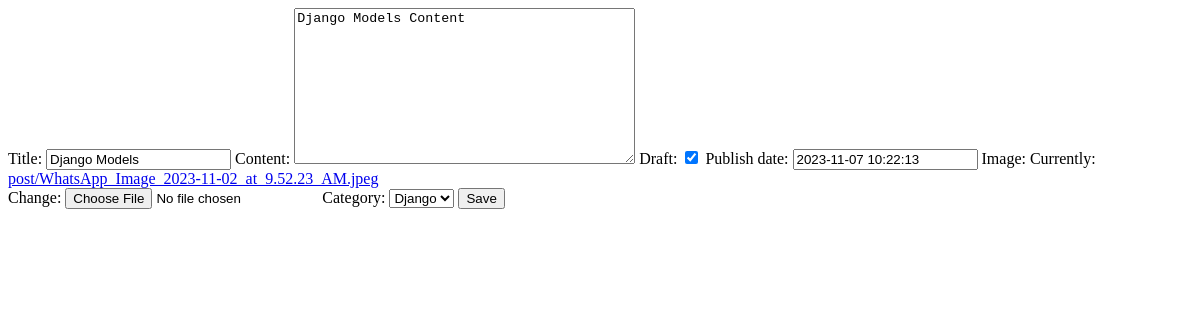
The page /posts/1/edit on the database as committed earlier.
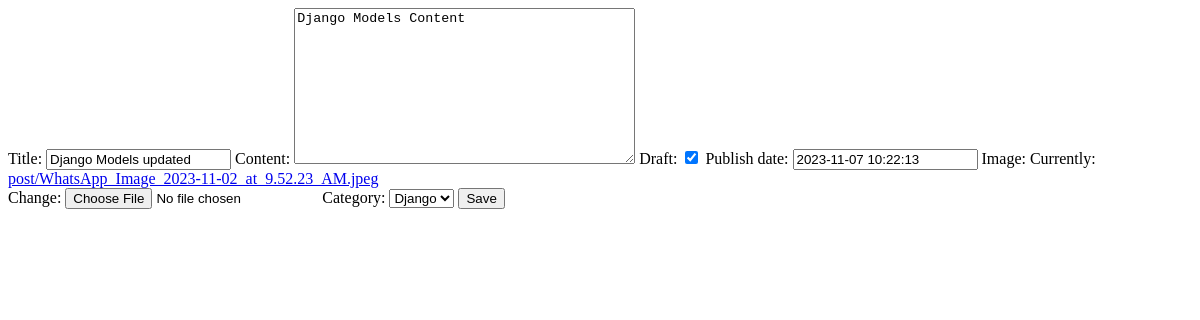
The same page on the database as committed later.
### posts/models.py (models this page shows, shortened)
class Post (models.Model) :
    author          = models.ForeignKey(User,related_name='post_author',on_delete=models.CASCADE)
    title           = models.CharField(max_length=100)
    content         = models.TextField(max_length=20000)
    draft           = models.BooleanField(default=True)
    publish_date    = models.DateTimeField(default=timezone.now)
    tags            = TaggableManager()
    image           = models.ImageField(upload_to='post')
    category        = models.ForeignKey('Category',related_name='post_category',on_delete=models.SET_NULL,null=True)

class Category(models.Model) :
    title = models.CharField(max_length=100)
    def __str__(self):
        return self.title

### posts/views.py (the view)
# urls.py: path('posts/<int:pk>/edit', edit_post ),
def edit_post (request,pk) :
    post = Post.objects.get(id = pk)
    if request.method =='POST' :
        form = PostForm(request.POST,request.FILES,instance=post)
        if form.is_valid :
            myform=form.save(commit=False)
            myform.author = request.user
            myform.save()
            return redirect ('/posts/')
    else :
        form = PostForm(instance=post)
    return render (request,'posts/edit.html',{'form':form})

### posts/forms.py
class PostForm (forms.ModelForm) :
    class Meta :
        model = Post
        exclude = ('author',)

### posts/templates/posts/edit.html (shortened to what this page needs)
<form method="post" enctype="multipart/form-data">
    {{form}}
    <input type="submit" value="Save">
</form>

Rows that differ between the two databases and show on the page:
changed Post "Django Models Content": title "Django Models" → "Django Models updated"
